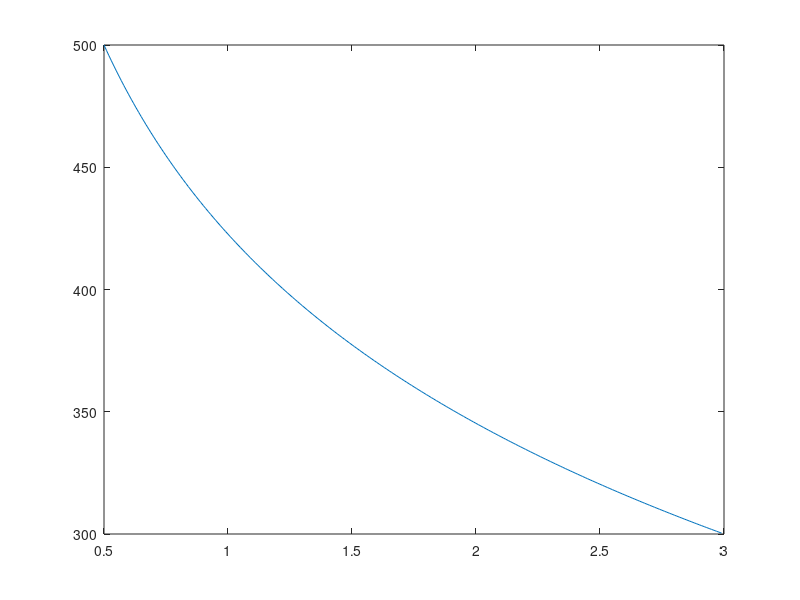

The MATLAB script that drew this image:
%Note, this is an equilibrium solution with Temperature conditions at walls
% R2-R1 must be divisible by rstep
T1 = 500;
T2 = 300;
R1 = 0.5;
R2 = 3;

rstep = 0.01;
numR = (R2-R1)/rstep;
r = zeros(numR,1);
Tcurve = r;
r(1) = R1;
Tcurve(1) = T1;

for i = 2:numR
    r(i) = r(i-1) + rstep;
    Tcurve(i) = ((T1-T2)/log(R1/R2))*log(r(i)/R2) + T2;
    
end

plot(r,Tcurve)